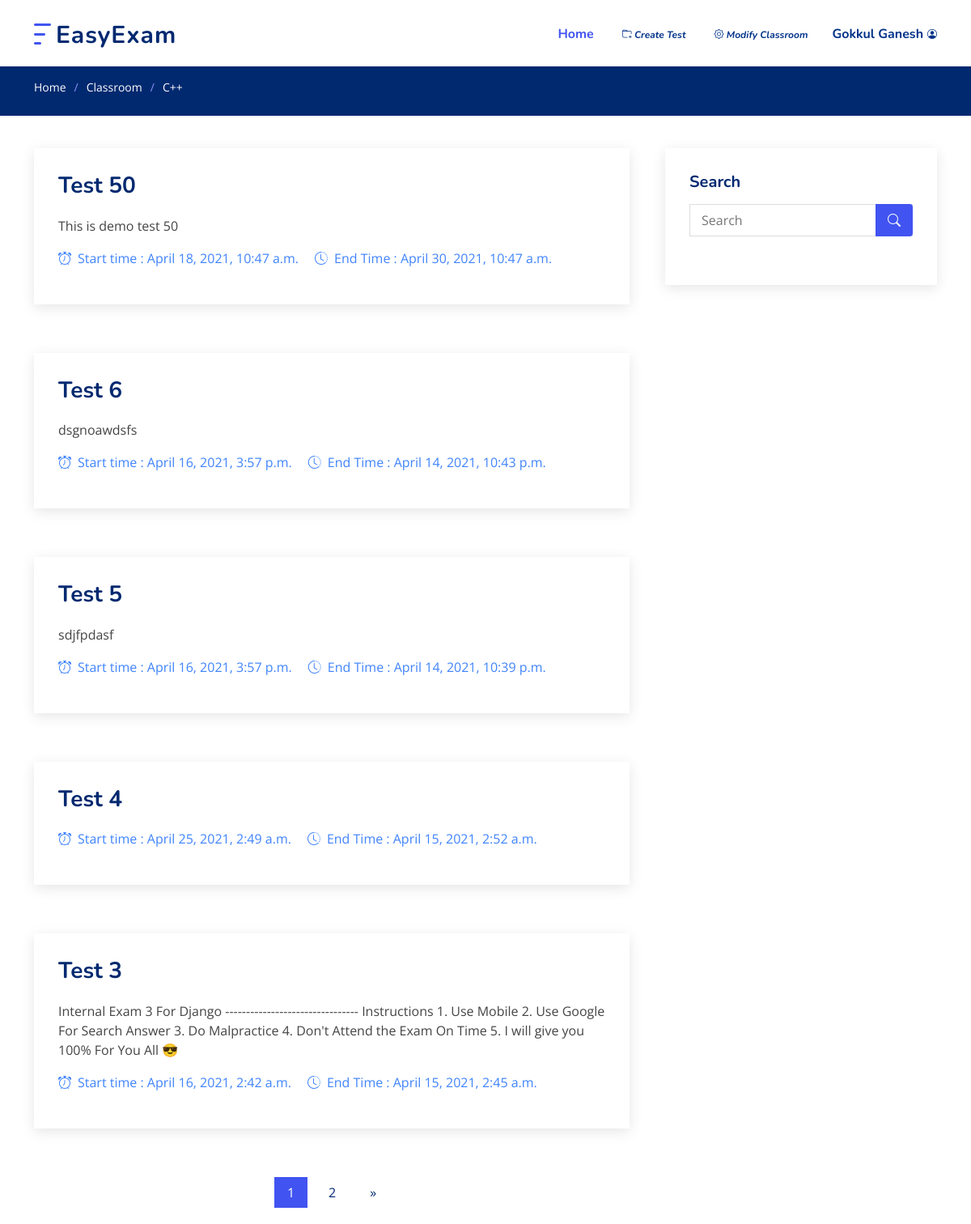
The page /1/view_class (signed in) on the database as committed earlier.
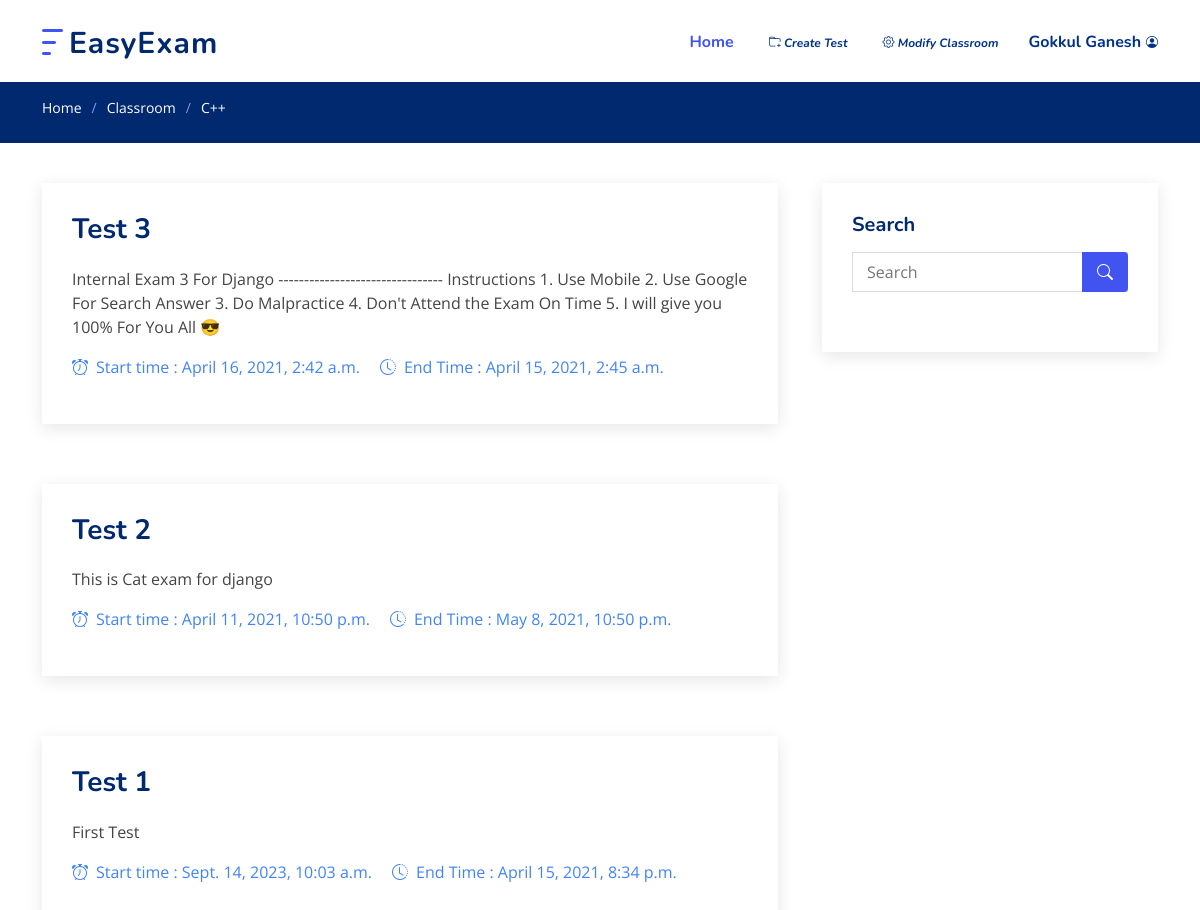
The same page on the database as committed later.
### Classroom/models.py (models this page shows)
class Test(models.Model):
	belongs = models.ForeignKey(Classroom, on_delete=models.CASCADE)
	name = models.CharField(max_length=255)
	desc = models.CharField(max_length=2555, blank=True)
	create_time = models.DateTimeField(auto_now_add=True)
	start_time = models.DateTimeField()
	end_time = models.DateTimeField()
	def __str__(self):
		return self.name

### Classroom/views/Classroom.py (the view, shortened to what this page needs)
# urls.py: path('<int:class_id>/view_class', Classroom.view_class, name='view_class'),
@login_required(login_url='login')
def view_class(request, class_id):
	tests = Test.objects.filter(belongs=class_id).order_by('-create_time')
	search = request.GET.get('search')
	if search != "" and search is not None:
		tests = Test.objects.filter(belongs=class_id, name__icontains=search).order_by('-create_time')
	paginator = Paginator(tests, 5)
	page = request.GET.get('page', 1)
	try:
		tests = paginator.page(page)
	except PageNotAnInteger:
		tests = paginator.page(1)
	except EmptyPage:
		tests = paginator.page(paginator.num_pages)
	if request.user.is_staff :
		pass
	room = get_object_or_404(Classroom, id=class_id)
	return render(request, "classroom/view_class.html", {'tests' : tests, 'room' : room } )

### Classroom/models.py (called while the page is built)
	def __str__(self):
		return self.name

### templates/classroom/view_class.html (shortened to what this page needs)
{% extends 'base.html' %}
{% load static %}
{% block header %}
<header id="header" class="header fixed-top">
  <div class="container-fluid container-xl d-flex align-items-center justify-content-between">
    <a href="{% url 'home' %}" class="logo d-flex align-items-center">
      <img src="{% static 'assets/img/logo.png' %}" alt="">
      <span>EasyExam</span>
    </a>
    <nav id="navbar" class="navbar">
      <ul>
        <li><a class="nav-link scrollto active" href="{% url 'dashboard' %}">Home</a></li>
        {% if user.is_staff %}
          <li><a href="{% url 'create_test' room.id %}"><i class="bi bi-folder-plus"><span> Create Test</span></i></a>
          <li><a href="{% url 'update_class' room.id %}"><i class="bi bi-gear"><span> Modify Classroom </span></i></a>
        {% endif %}
        <li class="dropdown"><a href="#"><span>{{ user.first_name }}</span><i class="bi bi-person-circle"></i></a>
        </li>
      </ul>
    </nav>
  </div>
</header>
{% endblock %}
{% block main %}
  <main id="main">
    <section class="breadcrumbs">
      <div class="container">
        <ol>
          <li><a href="{% url 'home' %}">Home</a></li>
          <li><a href="{% url 'dashboard' %}">Classroom</a></li>
          <li>{{ room }}</li>
        </ol>
      </div>
    </section>
    <section id="blog" class="blog">
      <div class="container" data-aos="fade-up">
        <div class="row">
          <div class="col-lg-8 entries">
            {% for t in tests %}
            <article class="entry">
              {% if user.is_staff %}
              <h2 class="entry-title">
                <a href="{% url 'view_test' t.id %}">{{ t }}</a>
              </h2>
              {% elif t.status == "late" or t.status == "not" %}
              <h2 class="entry-title">
                <a>{{ t }}</a>
              </h2>
              {% else  %}
              <h2 class="entry-title">
                <a href="{% url 'attend_test' t.id %}">{{ t }}</a>
              </h2>
              {% endif %}
              <div class="entry-content">
                <p>
                  {{ t.desc }}
                </p>
              </div>
              <div class="entry-meta">
                <ul>
                  {% if t.start_time %}
                  <li class="d-flex align-items-center"><i class="bi bi-alarm"></i>
                    Start time : {{ t.start_time }}
                  </li>
                  {% endif %}
                  {% if t.end_time %}
                  <li class="d-flex align-items-center"><i class="bi bi-clock-history"></i>
                    End Time : {{ t.end_time }}
                  </li>
                  {% endif %}
                </ul>
              </div>
            </article>
            {% endfor %}
            {% if tests.has_other_pages %}
            <div class="blog-pagination">
              <ul class="justify-content-center">
                {% for i in tests.paginator.page_range %}
                  {% if tests.number == i %}
                    <li class="active"><a>{{ i }}</a></li>
                  {% else %}
                    <li><a href="?page={{ i }}">{{ i }}</a></li>
                  {% endif %}
                {% endfor %}
                {% if tests.has_next %}
                  <li><a href="?page={{ tests.next_page_number }}">&raquo;</a></li>
                {% endif %}
              </ul>
            </div>
            {% endif %}
          </div>
          <div class="col-lg-4">
            <div class="sidebar">
              <h3 class="sidebar-title">Search</h3>
              <div class="sidebar-item search-form">
                <form action="" method="GET">
                  <input type="text" name="search" placeholder="Search">
                  <button type="submit"><i class="bi bi-search"></i></button>
                </form>
              </div>
            </div>
          </div>
        </div>
      </div>
    </section>
  </main>
{% endblock %}

Rows that differ between the two databases and show on the page:
removed Test: name "Test 50", desc "This is demo test 50", start_time "April 18, 2021, 10:47 a.m.", end_time "April 30, 2021, 10:47 a.m."
removed Test: name "Test 6", desc "dsgnoawdsfs", start_time "April 16, 2021, 3:57 p.m.", end_time "April 14, 2021, 10:43 p.m."
removed Test: name "Test 5", desc "sdjfpdasf", start_time "April 16, 2021, 3:57 p.m.", end_time "April 14, 2021, 10:39 p.m."
removed Test: name "Test 4", start_time "April 25, 2021, 2:49 a.m.", end_time "April 15, 2021, 2:52 a.m."
now on this page (row unchanged): Test: name "Test 2", desc "This is Cat exam for django", start_time "April 11, 2021, 10:50 p.m.", end_time "May 8, 2021, 10:50 p.m."
now on this page (row unchanged): Test: name "Test 1", desc "First Test", start_time "Sept. 14, 2023, 10:03 a.m.", end_time "April 15, 2021, 8:34 p.m."
Other text that changed with them:
list line gone: "1"
list line gone: "2"
